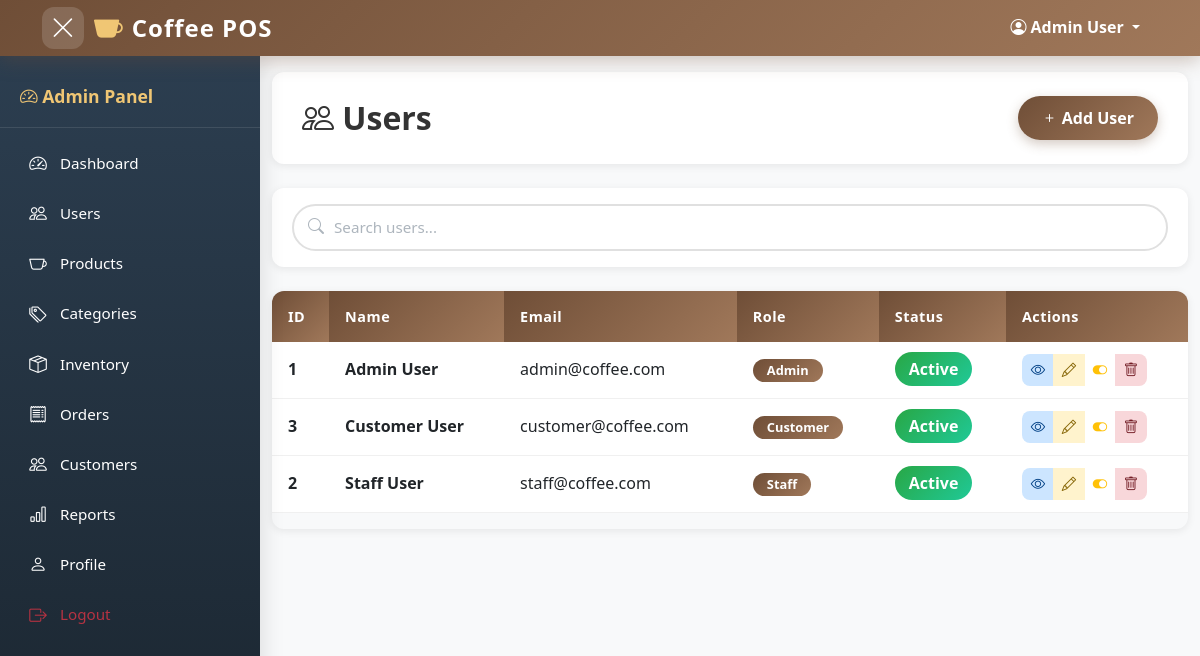
Screenshot of /admin/users/index.php (signed in) with the database file from the repository.
### tables this page shows
CREATE TABLE IF NOT EXISTS `users` (
  `id` INT(11) UNSIGNED NOT NULL AUTO_INCREMENT,
  `full_name` VARCHAR(100) NOT NULL,
  `email` VARCHAR(100) NOT NULL,
  `password` VARCHAR(255) NOT NULL,
  `role` ENUM('admin','staff','customer') NOT NULL DEFAULT 'customer',
  `is_active` TINYINT(1) NOT NULL DEFAULT 1,
  `created_at` TIMESTAMP NOT NULL DEFAULT CURRENT_TIMESTAMP,
  `updated_at` TIMESTAMP NOT NULL DEFAULT CURRENT_TIMESTAMP ON UPDATE CURRENT_TIMESTAMP,
  PRIMARY KEY (`id`),
  UNIQUE KEY `unique_email` (`email`),
  INDEX `idx_role` (`role`),
  INDEX `idx_status` (`is_active`)
);

### admin/users/index.php (the view, shortened to what this page needs)
<?php
$pdo = getPDO();
$page = $_GET['page'] ?? 1;
$perPage = 10;
$offset = ($page - 1) * $perPage;
$search = $_GET['search'] ?? '';
$where = '';
$params = [];
$stmt = $pdo->prepare("SELECT * FROM users $where ORDER BY full_name LIMIT ? OFFSET ?");
$stmt->execute([...$params, $perPage, $offset]);
$users = $stmt->fetchAll();
?>
<!DOCTYPE html><html lang="en"><head><meta charset="UTF-8"><meta name="viewport" content="width=device-width,initial-scale=1.0"><title>Users - <?php echo htmlspecialchars(siteName()); ?></title>
<link href="https://cdn.jsdelivr.net/npm/bootstrap@5.3.0/dist/css/bootstrap.min.css" rel="stylesheet">
<link href="https://cdn.jsdelivr.net/npm/bootstrap-icons@1.10.5/font/bootstrap-icons.css" rel="stylesheet">
<link href="<?php echo BASE_URL; ?>/public/css/style.css?v=3" rel="stylesheet">
</head><body>
<?php include __DIR__ . '/../../includes/navbar.php'; ?>
<div class="main-content" style="margin-left:260px;">
<?php include __DIR__ . '/../../includes/sidebar.php'; ?>
<main class="container mt-4 pt-5">
<div class="page-header fade-down">
    <h2><i class="bi bi-people"></i> Users</h2>
    <a href="<?php echo BASE_URL; ?>/admin/users/create.php" class="btn btn-primary"><i class="bi bi-plus"></i> Add User</a>
</div>
<div class="filter-bar fade-up mb-4">
    <div class="search-box flex-fill">
        <i class="bi bi-search"></i>
        <input type="text" class="form-control" placeholder="Search users..." value="<?php echo htmlspecialchars($search); ?>" onkeydown="if(event.key==='Enter')location.href='?search='+this.value" style="border-radius:50px;padding-left:40px">
    </div>
</div>
<div class="table-responsive fade-up">
<table class="table table-hover">
<thead><tr><th>ID</th><th>Name</th><th>Email</th><th>Role</th><th>Status</th><th>Actions</th></tr></thead>
<tbody>
<?php foreach($users as $u): ?>
<tr class="cart-item-row">
<td class="fw-bold"><?php echo $u['id']; ?></td>
<td><strong><?php echo htmlspecialchars($u['full_name']); ?></strong></td>
<td><?php echo htmlspecialchars($u['email']); ?></td>
<td><span class="badge badge-custom"><?php echo ucfirst($u['role']); ?></span></td>
<td><span class="<?php echo $u['is_active'] ? 'badge-active' : 'badge-inactive'; ?>"><?php echo $u['is_active'] ? 'Active' : 'Inactive'; ?></span></td>
<td>
<div class="btn-group">
<a href="<?php echo BASE_URL; ?>/admin/users/view.php?id=<?php echo $u['id']; ?>" class="btn btn-sm btn-outline-primary action-btn view" title="View"><i class="bi bi-eye"></i></a>
<a href="<?php echo BASE_URL; ?>/admin/users/edit.php?id=<?php echo $u['id']; ?>" class="btn btn-sm btn-outline-secondary action-btn edit" title="Edit"><i class="bi bi-pencil"></i></a>
<a href="<?php echo BASE_URL; ?>/admin/users/toggle.php?id=<?php echo $u['id']; ?>" class="btn btn-sm btn-outline-warning action-btn" title="Toggle"><i class="bi bi-toggle-on"></i></a>
<a href="<?php echo BASE_URL; ?>/admin/users/delete.php?id=<?php echo $u['id']; ?>" class="btn btn-sm btn-outline-danger action-btn delete" onclick="return confirm('Delete this user?')" title="Delete"><i class="bi bi-trash"></i></a>
</div>
</td>
</tr>
<?php endforeach; ?>
</tbody></table>
</div>
</main></div>
<?php include __DIR__ . '/../../includes/footer-admin.php'; ?>

### public/css/style.css (style rules this page uses)
* { margin:0;padding:0;box-sizing:border-box }
:root { --primary:#6f4e37;--primary-light:#a0785a;--primary-dark:#5a3a2a;--accent:#f0c674;--bg:#f8f9fa;--card-bg:#fff;--text:#333;--text-light:#6c757d;--success:#28a745;--danger:#dc3545;--info:#17a2b8;--sidebar-bg:#2c3e50;--sidebar-hover:#34495e;--shadow-sm:0 2px 8px rgba(0,0,0,.08);--shadow-md:0 4px 16px rgba(0,0,0,.12);--shadow-lg:0 8px 30px rgba(0,0,0,.18);--radius:12px;--radius-sm:8px;--radius-pill:50px;--transition:all .3s cubic-bezier(.4,0,.2,1) }
html { scroll-behavior:smooth }
body { font-family:'Segoe UI','Khmer OS',Tahoma,Geneva,Verdana,sans-serif;background:var(--bg);color:var(--text);line-height:1.6;overflow-x:hidden }
.main-content { margin-left:260px;padding:0;min-height:calc(100vh - 56px);transition:var(--transition) }
.btn-primary { background:linear-gradient(135deg,#6f4e37,#a0785a);border:none;color:#fff;font-weight:600;padding:10px 24px;border-radius:var(--radius-pill);transition:var(--transition);box-shadow:0 4px 12px rgba(111,78,55,.3) }
.btn-outline-primary { border:2px solid var(--primary);color:var(--primary);border-radius:var(--radius-pill);font-weight:600;padding:8px 22px;transition:var(--transition) }
.btn-sm { border-radius:var(--radius-pill);padding:6px 16px;font-weight:600 }
.btn-outline-danger { border:2px solid var(--danger);color:var(--danger);border-radius:var(--radius-pill);transition:var(--transition) }
.table thead th { background:linear-gradient(135deg,#6f4e37,#a0785a);color:#fff;border:none;padding:14px 16px;font-weight:600;font-size:.9rem;letter-spacing:.5px }
.table thead th:first-child { border-radius:var(--radius-sm) 0 0 0 }
.table thead th:last-child { border-radius:0 var(--radius-sm) 0 0 }
.table-hover tbody tr { transition:var(--transition) }
.table tbody td { padding:12px 16px;vertical-align:middle }
.table-responsive { border-radius:var(--radius);overflow-x:auto;overflow-y:hidden;box-shadow:var(--shadow-sm);-webkit-overflow-scrolling:touch }
.form-control,.form-select { border:2px solid #e0e0e0;border-radius:var(--radius-pill);padding:10px 18px;font-size:.95rem;transition:var(--transition);background:#fff }
.form-control::placeholder { color:#adb5bd }
.badge-active { background:linear-gradient(135deg,#28a745,#20c997);color:#fff;font-weight:600;padding:6px 14px;border-radius:var(--radius-pill) }
.fade-down { animation:fadeDown .5s ease both }
.fade-up { animation:fadeUp .5s ease both }
.filter-bar { background:#fff;border:none;border-radius:var(--radius);padding:16px 20px;box-shadow:var(--shadow-sm);margin-bottom:24px }
.page-header { background:#fff;border:none;border-radius:var(--radius);padding:24px 30px;margin-bottom:24px;box-shadow:var(--shadow-sm);display:flex;justify-content:space-between;align-items:center }
.page-header h2 { font-weight:800;margin:0 }
.form-control { border-radius:var(--radius-pill);padding:10px 18px;font-size:.95rem;transition:var(--transition);border:2px solid #e0e0e0 }
.cart-item-row { transition:var(--transition);padding:12px;border-radius:var(--radius-sm);border-bottom:1px solid #f0f0f0 }
.badge-custom { background:linear-gradient(135deg,#6f4e37,#a0785a);color:#fff;font-weight:600;padding:5px 14px;border-radius:var(--radius-pill);font-size:.8rem }
.filter-bar { background:#fff;border:none;border-radius:var(--radius);padding:16px 20px;box-shadow:var(--shadow-sm);margin-bottom:24px;display:flex;align-items:center;gap:12px;flex-wrap:wrap }
.filter-bar .form-select,.filter-bar .form-control { border-radius:var(--radius-pill);border:2px solid #e0e0e0 }
.search-box { position:relative }
.search-box .form-control { padding-left:40px;border-radius:var(--radius-pill) }
.search-box i { position:absolute;left:16px;top:50%;transform:translateY(-50%);color:#adb5bd }
.action-btn { border-radius:var(--radius-sm);width:32px;height:32px;display:inline-flex;align-items:center;justify-content:center;transition:var(--transition);border:none;font-size:.9rem }
.action-btn.edit { background:#fff3cd;color:#856404 }
.action-btn.delete { background:#f8d7da;color:#721c24 }
.action-btn.view { background:#cce5ff;color:#004085 }

### rows the page displays
users: id "1", full_name "Admin User", email "admin@coffee.com", role "Admin", is_active "Active"
users: id "3", full_name "Customer User", email "customer@coffee.com", role "Customer", is_active "Active"
users: id "2", full_name "Staff User", email "staff@coffee.com", role "Staff", is_active "Active"

### other values shown
siteName() "Coffee POS"
$_SESSION['full_name'] "Admin User"
$_SESSION['role'] "Admin"
